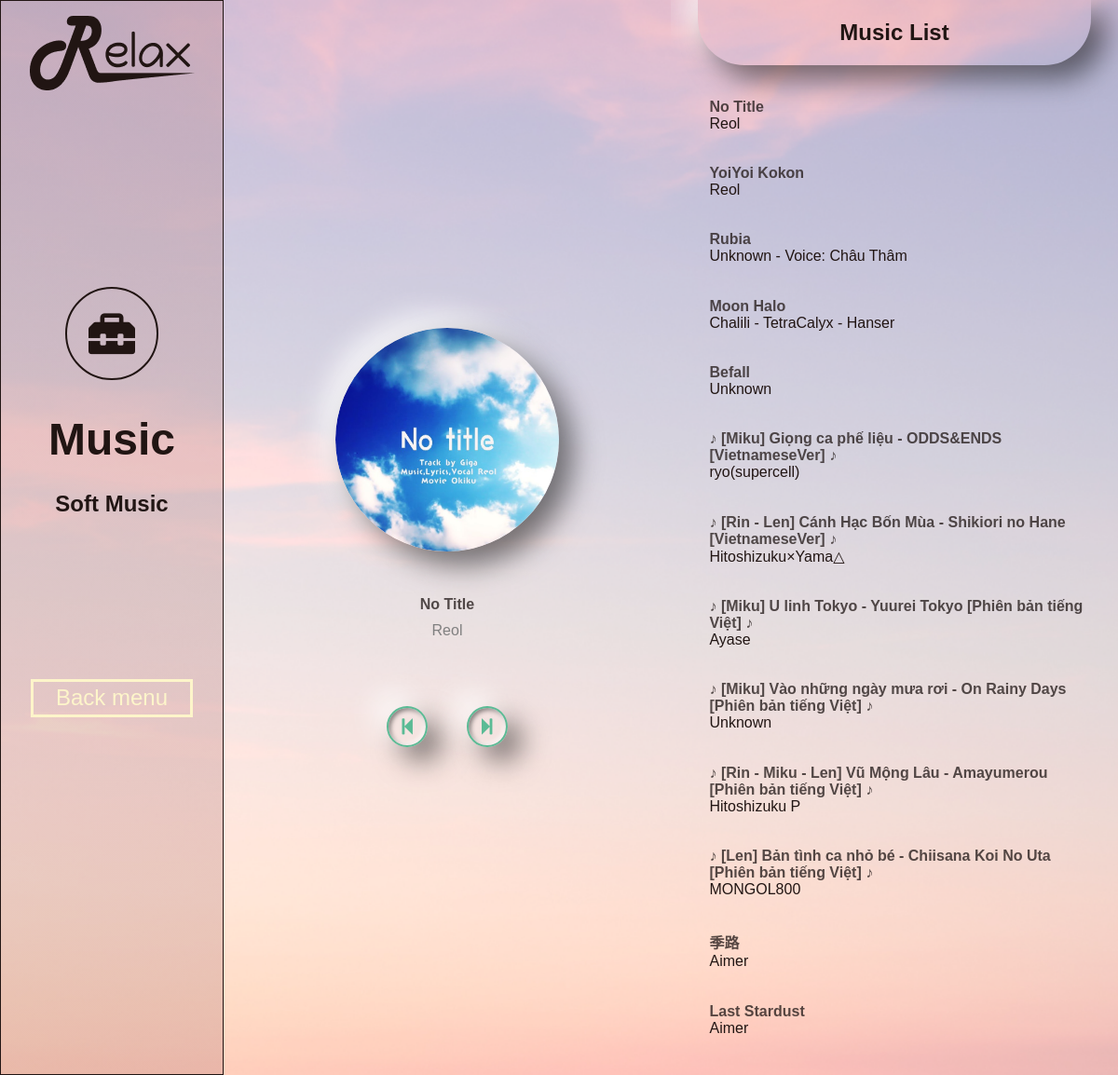
Page /music/ (signed in) on the earlier database version.
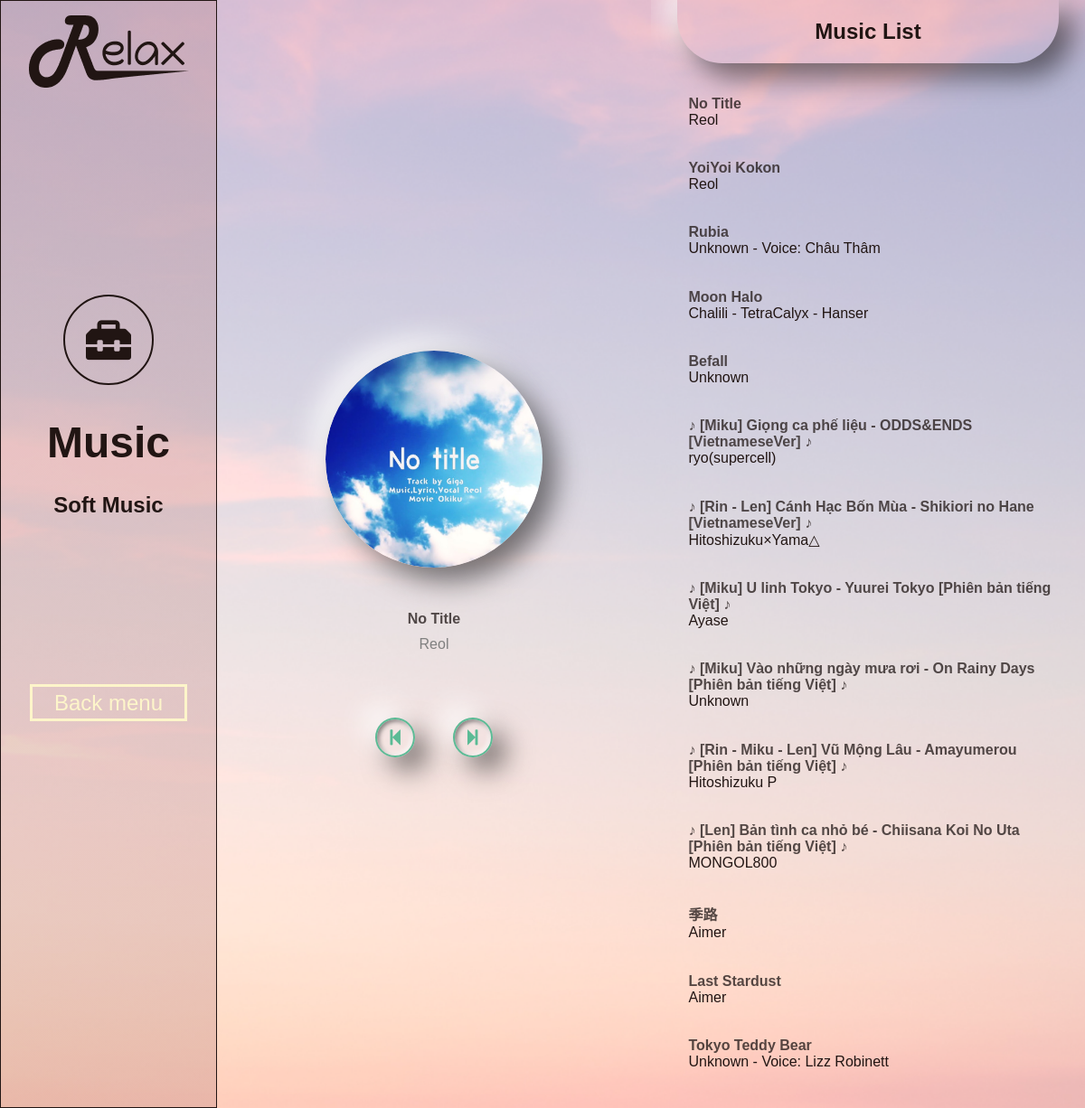
Same page on the later database version.
### relax/models.py (models this page shows, shortened)
class Song(models.Model):
    stt = models.TextField(unique=True, default="")
    title = models.TextField(default="Nameless")
    artist = models.TextField(default="Unknown")
    image = models.ImageField(upload_to='music-background/', default="https://cdn.pixabay.com/photo/2014/04/02/10/57/vinyl-305025_640.png")
    audio_file = models.FileField(upload_to='music/', blank=True,null=True)
    audio_link = models.CharField(max_length=200,blank=True,null=True)
    duration = models.CharField(max_length=20, default="0")
    paginate_by = 2

### relax/views.py (the view)
# urls.py: path('music/', views.MusicClass.as_view(), name='music'),
class MusicClass(LoginRequiredMixin, View):
    def get(self, request):
        paginator = Paginator(Song.objects.all(), 1)
        page_number = request.GET.get('page')
        page_obj = paginator.get_page(page_number)
        song_list = Song.objects.all()
        context = {"page_obj": page_obj, "song_list": song_list}
        return render(request, "menu/music/music.html", context)

### templates/menu/music/music.html (shortened to what this page needs)
<!DOCTYPE html>
<html lang="en">
<head>
    {% load static %}
    <link rel="stylesheet" href="https://cdnjs.cloudflare.com/ajax/libs/font-awesome/6.0.0-beta2/css/all.min.css">
    <link href="https://netdna.bootstrapcdn.com/font-awesome/4.0.3/css/font-awesome.css" rel="stylesheet" />
    <link href="https://cdnjs.cloudflare.com/ajax/libs/mediaelement/4.2.7/mediaelementplayer.min.css" rel="stylesheet" />
    <link rel="stylesheet" href="{% static 'css/menu/music/music.css' %}">
</head>
<body>
    <div class="menu-container">
        <div class='left-bar'>
            <div class='img-bar'>
                <a href="/">
                    <img src="{% static 'image/logo.png' %}" alt="Logo">
                </a>
            </div>
            <div class='item-container'>
                <div class='item-icon'>
                    <div class='icon'>
                        <i class="fas fa-toolbox"></i>
                    </div>
                    <h2>Music</h2>
                    <p>Soft Music</p>
                </div>
                <div class="btn-menu">
                    <a style="text-decoration: none" href="{% url 'menu'%}" >
                        <button type="button">Back menu</button>
                    </a>
                </div>
            </div>
        </div>
        <div id="music-container">
            <div id="music-dashboard">
                {% for item in page_obj %}
                    <div id="cd-box">
                        <img id="cd" src="{{item.image.url}}" alt="cd">
                    </div>
                    <p id="music-name">{{item.title}}</p>
                    <p id="music-artist">{{item.artist}}</p>
                    <center>
                        <a href="{% if page_obj.has_previous %}?page={{ page_obj.previous_page_number }}{% endif %}"><i
                                class="fa fa-step-backward fa-2x" id="song-previous-btn"></i></a>
                        <a href="{% if page_obj.has_next %}?page={{ page_obj.next_page_number }} {% endif %}"><i
                                class="fa fa-step-forward fa-2x" id="song-forward-btn"></i></a>
                    </center>
                {% endfor %}
            </div>
            <div id="music-list">
                <h2>Music List</h2>
                {% if song_list %}
                <ul>
                    {% for song in song_list %}
                    <a href="?page={{song.stt}}" id="song-link">
                        <li class="song-index">
                            <div class="song-infomation">
                                <p id="song-title">{{song.title}}</p>
                                <p id="song-artist">{{song.artist}}</p>
                            </div>
                        </li>
                    </a>
                    {% endfor %}
                </ul>
                {% else %}
                    <p>No song in the library.</p>
                {% endif %}
            </div>
        </div>
    </div>
</body>
</html>

### static/css/menu/music/music.css (style rules this page uses)
* { margin: 0; padding: 0; font-family: "Montserrat", sans-serif; box-sizing: border-box; color: #211513; }
.menu-container { width: 100%; display: flex; height: 100vh; background-image: url("/static/image/backgroundMenu.png"); background-repeat: no-repeat; background-size: cover; background-position: center; }
.left-bar { background: linear-gradient(0deg, rgba(184, 127, 127, 0.3), rgba(184, 127, 127, 0.3)); border: 1px solid #211513; width: 20%; height: 100%; position: relative; }
.img-bar { margin: 1em auto; width: fit-content; height: fit-content; }
.item-container { position: absolute; top: 25%; width: 100%; }
.item-icon { width: 80%; margin: 0 auto; text-align: center; }
.icon { display: inline-block; margin: 10% 0; padding: 12%; border: solid 2px #211513; border-radius: 50%; }
.icon i { font-size: 50px; color: #211513; }
.item-icon h2 { margin: 9% 0; font-size: 48px; font-weight: 800; }
.item-icon p { margin: 15% 0; font-size: 24px; font-weight: 700; }
.btn-menu { margin-top: 15vh; text-align: center; }
.btn-menu a button { padding: 1.5% 1em; font-size: 18pt; font-weight: 500; background-color: transparent; border: 3px solid #FDF5CA; color: #FDF5CA; }
#music-container { width: 80%; display: flex; flex-direction: row; flex-wrap: wrap; align-content: center; justify-content: center; align-items: center; }
#music-dashboard { width: 50%; height: 100%; display: flex; flex-direction: column; align-items: center; justify-content: center; align-content: center; flex-wrap: nowrap; }
#cd-box { width: 50%; background-image: none; overflow: hidden; background-repeat: no-repeat; background-size: cover; border-radius: 50%; display: flex; align-content: center; justify-content: center; align-items: center; box-shadow: 15px 15px 30px rgba(0, 0, 0, 0.5), -15px -15px 30px rgba(255, 255, 255, 0.75); }
#cd { width: 100%; overflow: hidden; background-repeat: no-repeat; background-size: cover; border-radius: 50%; animation: xoayvong 5s linear 0s infinite; -webkit-animation: xoayvong 5s linear 0s infinite; -moz-animation: xoayvong 5s linear 0s infinite; -o-animation: xoayvong 5s linear 0s infinite; }
#music-name { width: 80%; color: #251c1bc7; font-weight: bold; text-align: center; margin: 10% auto 2%; word-wrap: break-word; word-break: keep-all; }
#music-artist { width: 80%; text-align: center; color: gray; margin: 0 auto 10%; word-wrap: break-word; word-break: keep-all; }
#music-dashboard center { margin-top: 5%; display: flex; flex-direction: row; align-content: center; justify-content: center; align-items: center; flex-wrap: wrap; }
#music-dashboard center .fa { font-size: 20px; color: #5bbb95; padding: 10px 14px; border-radius: 50%; border: 2px solid #5bbb95; background-color: none; box-shadow: -15px -15px 30px rgba(255, 255, 255, 0.75), 15px 15px 30px rgba(0, 0, 0, 0.5), inset -2px -2px 5px rgba(255, 255, 255, 0.75), inset 2px 2px 5px rgba(0, 0, 0, 0.5); }
#music-dashboard center a { margin: 0 10px; }
#music-list { top: 10px; width: 50%; height: 100%; display: flex; flex-direction: column; align-items: center; justify-content: flex-start; align-content: center; flex-wrap: nowrap; padding: 0 3% 3%; overflow: auto; }
#music-list ul { list-style: none; }
.song-index { width: 100%; margin-top: 10px; padding: 3% 0 3% 3%; background: none; display: flex; flex-direction: row; flex-wrap: nowrap; align-content: center; justify-content: space-between; align-items: center; }
#song-title { color: #251c1bc7; font-weight: bold; word-wrap: break-word; word-break: keep-all; }
#song-link { text-decoration: none; }
#music-list h2 { width: 100%; text-align: center; padding: 5% 0; margin-bottom: 3%; border-radius: 0 0 50px 50px; box-shadow: 15px 15px 30px rgba(0, 0, 0, 0.5), -15px -15px 30px rgba(255, 255, 255, 0.75); }

Differences in the rows shown:
added Song: title "Tokyo Teddy Bear", artist "Unknown - Voice: Lizz Robinett", shown under "Music List"
